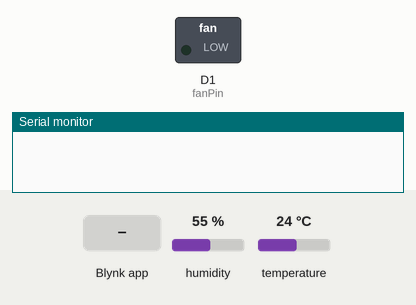
The sketch below on a simulated ESP8266 (NodeMCU). Shown: switched loads named in the sketch (green lamp = pin HIGH), the last lines printed to the serial monitor. The inputs (shaded band) are chosen by the test bench; at power-on: humidity 55 %, temperature 24 °C. WiFi joins after 1.5 s; servers stay silent unless stated.

Above: at 3.0 s.
3.1 s: Blynk app writes 1 to V1
At 4.3 s:
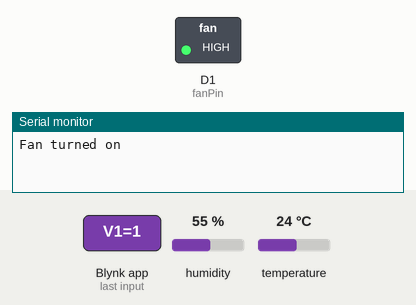
4.6 s: Blynk app writes 0 to V1
At 5.6 s:
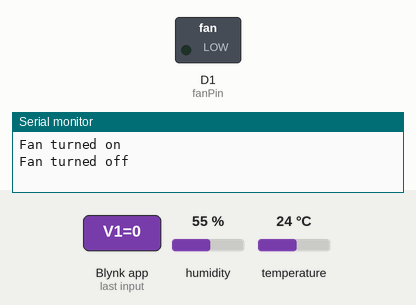
Timing chart, 0 to 7.6 s (numbered marks = the images above; inputs shaded):
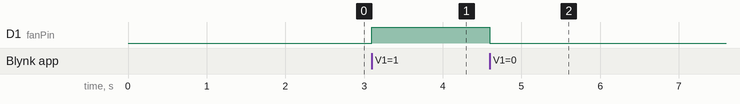

The sketch:

together_1.ino
```cpp
#define BLYNK_TEMPLATE_ID "TMPL84lh55xb"
#define BLYNK_TEMPLATE_NAME "Quickstart Template"
#define BLYNK_AUTH_TOKEN "NLDBqXmMeSFLGolH6DAnAhmH71ZH8UFT"

#define BLYNK_PRINT Serial
#include <DHT.h>
#include <SPI.h>
#include <ESP8266WiFi.h>
#include <BlynkSimpleEsp8266.h>
//#include <SimpleTimer.h>


char auth[] = BLYNK_AUTH_TOKEN;
char ssid[] = "Shamila";
char pass[] = "aaaaaaaa";
int flag=0;

/* DHT11*/
#include <DHT.h>
BlynkTimer timer;
#define DHTPIN D5 // DHT 11 : Temperature & humidity sensor connected to digital pin D0
#define DHTTYPE DHT11 // Sensor type : DHT11
DHT dht(DHTPIN, DHTTYPE); // Send DHT pin and type parameter to DHT Function
float hum = 0; /* at init humidity is 0 */
float temp = 0;/* at init temp is 0*/

// #define DHTPIN D2

// #define DHTTYPE DHT11     // DHT 11


// DHT dht(DHTPIN, DHTTYPE);


void sendSensor()
{


  float h = dht.readHumidity();
  float t = dht.readTemperature();

  if (isnan(h) || isnan(t)) {
    Serial.println("Failed to read from DHT sensor!");
    return;
  }

  Blynk.virtualWrite(V2, h);  //V1 is for Humidity
  Blynk.virtualWrite(V3, t);  //V0 is for Temperature
}

// Pin connected to the fan
const int fanPin = D1;


// void notifyOnButtonPress()
// {
//   int isButtonPressed = digitalRead(D3);
//   if (isButtonPressed==1 && flag==0) {
//     Serial.println("CRYING");
//     Blynk.notify("Alert : Your Baby is Crying!!!");
//     flag=1;
//   }
//   else if (isButtonPressed==0)
//   {
//     flag=0;
//   }
// }


void setup()
{

Serial.begin(9600);
Blynk.begin(auth, ssid, pass);
dht.begin();
  timer.setInterval(1000L, sendSensor);
   pinMode(A0, INPUT);

//   Serial.begin(9600);
// Blynk.begin(auth, ssid, pass);
// pinMode(D3,INPUT_PULLUP);
// timer.setInterval(5L,notifyOnButtonPress);

// Serial.begin(9600);
// Blynk.begin(BLYNK_AUTH_TOKEN, ssid, pass);
// pinMode(D5,INPUT_PULLUP);
// timer.setInterval(5L,notifyOnFire);
//
pinMode(fanPin, OUTPUT);

}

void loop()
{


  Blynk.run();
  timer.run();
  // sendTemps();
}

BLYNK_WRITE(V1)
{
  int fanState = param.asInt();

  // Turn on/off the fan based on the Blynk app button state
  if (fanState == HIGH)
  {
    digitalWrite(fanPin, HIGH); // Turn on the fan
    Serial.println("Fan turned on");
  }
  else
  {
    digitalWrite(fanPin, LOW); // Turn off the fan
    Serial.println("Fan turned off");
  }
}
```

Measured:
- after the input at 3.1 s, D1 (fanPin): LOW → HIGH at once
- after the input at 4.6 s, D1 (fanPin): HIGH → LOW at once
